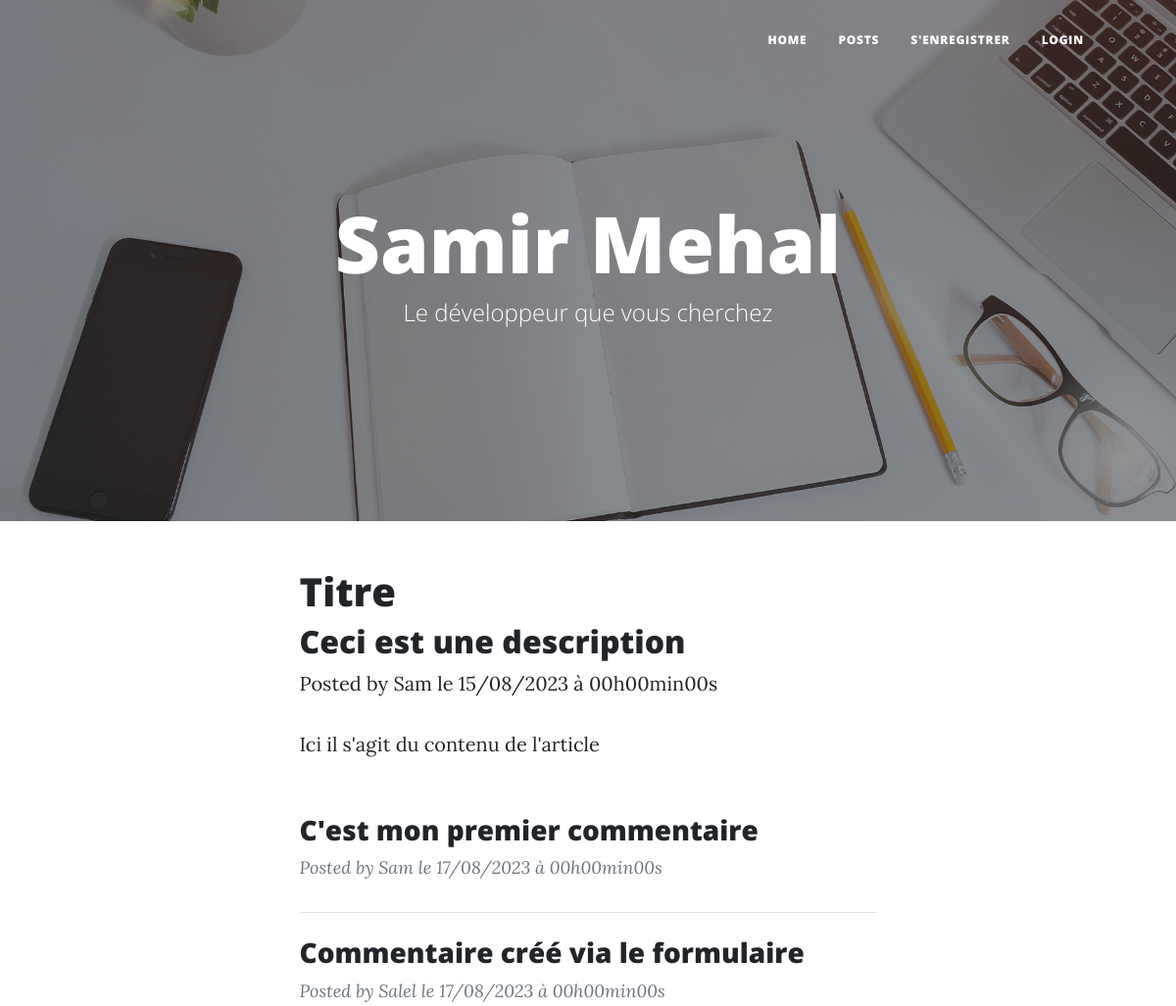
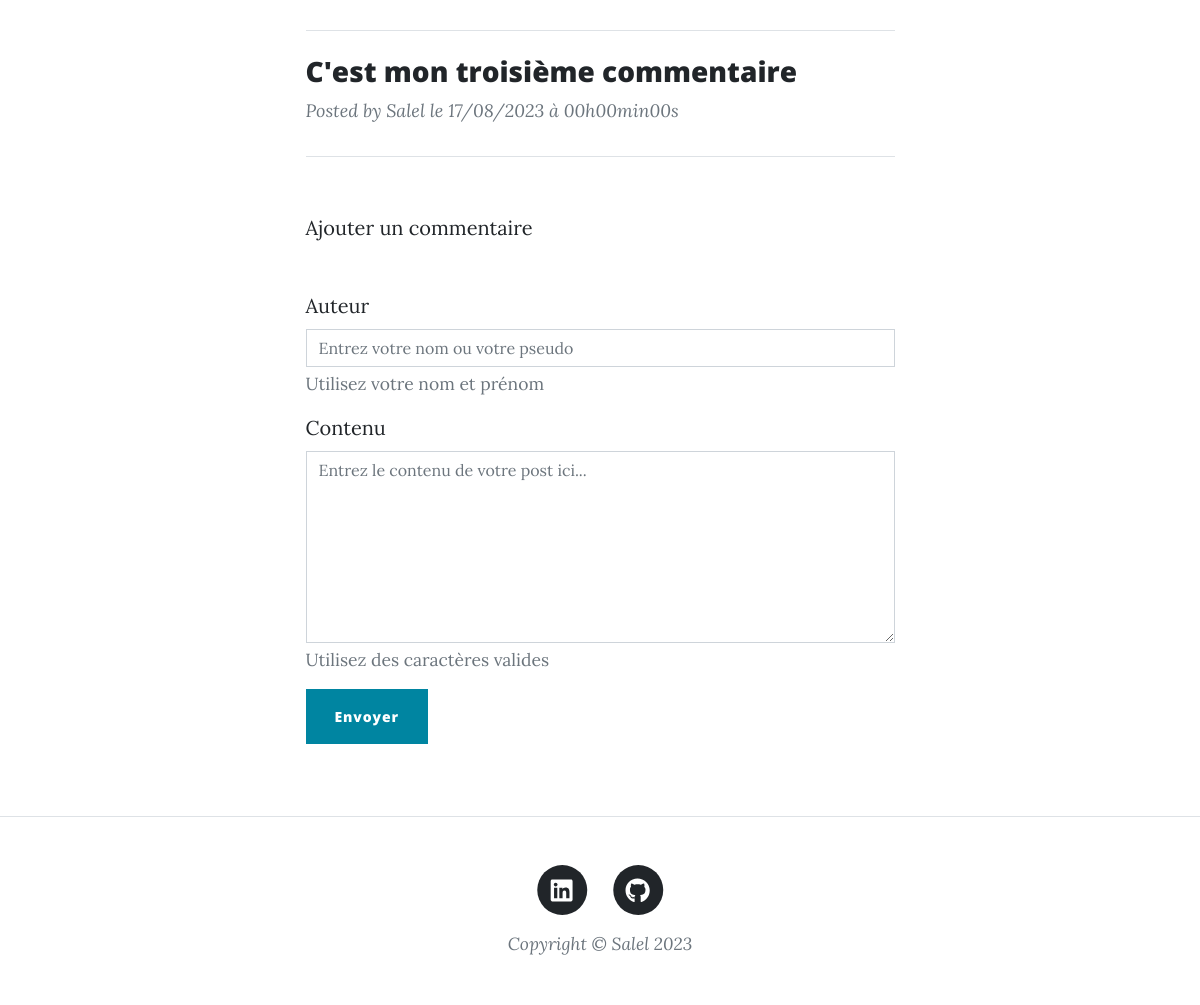
Page /index.php?action=post&id=1 on the committed database (2 pictures, top to bottom).
### tables this page shows
CREATE TABLE `posts` (
  `id` int(11) NOT NULL,
  `title` varchar(128) NOT NULL,
  `description` varchar(512) NOT NULL,
  `content` varchar(4096) NOT NULL,
  `author` varchar(128) NOT NULL,
  `date_of_creation` datetime NOT NULL,
  `loggedUser` varchar(128) NOT NULL
);

CREATE TABLE `comments` (
  `id` int(11) NOT NULL,
  `content` varchar(2048) NOT NULL,
  `date_of_creation` datetime NOT NULL,
  `author` varchar(256) NOT NULL,
  `statut` varchar(32) NOT NULL DEFAULT 'Pending',
  `id_post` int(11) NOT NULL
);

### controllers/posts.php (called while the page is built, shortened)
<?php
require_once('models/posts.php');
function post(string $identifier, $input) {
	$postRepository = new PostRepository();
    $post = $postRepository->getPost($identifier);
    require('templates/getpost.php');
}

### models/posts.php (called while the page is built, shortened)
        <?php
class PostRepository
{
    public ?PDO $database = null;
    public function dbConnect()
	{
    	if ($this->database === null) {
        	$this->database = new PDO(DB::$host_name.DB::$db_name.DB::$charset, DB::$identifiant, DB::$password);
    	}
	}
	public function getPost($identifier): object
	{
        $statement = $this->database->prepare(
		"SELECT id, title, content, author, description, loggedUser, DATE_FORMAT(date_of_creation, '%d/%m/%Y à %Hh%imin%ss') AS creation_date FROM posts WHERE id = ?"
		);
		$statement->execute([$identifier]);
		$row = $statement->fetch();
		$post = new Post();
		$post->id = $row['id'];
        $post->title = $row['title'];
		$post->content = $row['content'];
        $post->author = $row['author'];
		$post->chapo = $row['description'];
		$post->frenchCreationDate = $row['creation_date'];
		$post->loggedUser = $row['loggedUser'];
		return $post;
	}
}
        ?>

### controllers/comments.php (called while the page is built, shortened)
<?php
require_once('models/comments.php');
function comments(string $identifier) {
    $commentRepository = new CommentRepository();
	$comments = $commentRepository->getComments($identifier);
    require('templates/getcomments.php');
}
function addComment(string $identifier, array $input) {
    require('templates/addcomment.php');
}

### models/comments.php (called while the page is built, shortened)
        <?php
class CommentRepository
{
    public ?PDO $database = null;
    public function dbConnect()
	{
    	if ($this->database === null) {
        	$this->database = new PDO(DB::$host_name.DB::$db_name.DB::$charset, DB::$identifiant, DB::$password);
    	}
	}
	public function getComments(string $identifier): array
	{
    	$statement = $this->database->prepare(
        	"SELECT author, content, DATE_FORMAT(date_of_creation, '%d/%m/%Y à %Hh%imin%ss') AS french_creation_date FROM comments WHERE id_post = ? AND statut = ?"
    	);
    	$statement->execute([$identifier, 'Validate']);
    	$comments = [];
    	while (($row = $statement->fetch())) {
        	$comment = new Comment();
            $comment->author = $row['author'];
        	$comment->frenchCreationDate = $row['french_creation_date'];
        	$comment->content = $row['content'];
        	$comments[] = $comment;
    	}
    	return $comments;
	}
}
        ?>

### templates/getcomments.php (the view, shortened to what this page needs)
<div class="container px-4 px-lg-5">
    <div class="row gx-4 gx-lg-5 justify-content-center">
        <div class="col-md-10 col-lg-8 col-xl-7">
            <?php
             foreach ($comments as $comment) {
         ?>
                <div class="post-preview">
                                <h3 class="post-subtitle">
                                    <?php echo htmlspecialchars($comment->content); ?>
                                </h3>
                            <p class="post-meta">
                                Posted by <?php echo htmlspecialchars($comment->author); ?>
                                le <?php echo $comment->frenchCreationDate; ?>
                            </p>
                        </div>
                        <hr class="my-4" />
         <?php
         }
         ?>
        </div>
    </div>
</div>

### index.php (shortened to what this page needs)
<?php
require('controllers/posts.php');
require('controllers/comments.php');
if (isset($_GET['action']) && $_GET['action'] !== '') {
    if ($_GET['action'] === 'login') {
        logIn($_POST);
    } elseif ($_GET['action'] === 'register') {
        addUser($_POST);
    } elseif ($_GET['action'] === 'posts') {
        posts();
    } elseif ($_GET['action'] === 'post') {
    	if (isset($_GET['id']) && $_GET['id'] > 0) {
        	$identifier = $_GET['id'];
        	post($identifier, $_POST);
    	} else {
        	echo 'Erreur : aucun identifiant envoyé';
        	die;
    	}
	} elseif ($_GET['action'] === 'addpost') {
    	addPost($_POST);
	} elseif ($_GET['action'] === 'admin') {
    	commentsAdmin();
	} elseif ($_GET['action'] === 'deconnect') {
    	deconnect();
	} else {
    	echo "Erreur 404 : la page que vous recherchez n'existe pas.";
	}
} else {
	require('templates/homepage.php');
}

### templates/getpost.php (shortened to what this page needs)
        <article class="mb-4">
            <div class="container px-4 px-lg-5">
                <div class="row gx-4 gx-lg-5 justify-content-center">
                    <div class="col-md-10 col-lg-8 col-xl-7">
                        <div class="post-heading">
                            <h1>
                                <?php echo htmlspecialchars($post->title); ?>
                            </h1>
                            <h2 class="subheading">
                                <?php echo htmlspecialchars($post->chapo); ?>
                            </h2>
                            <span class="meta">
                                Posted by
                                <?php echo htmlspecialchars($post->author); ?>
                                le <?php echo $post->frenchCreationDate; ?>
                            </span>
                        </div>
                        <p>
                            <?php echo nl2br(htmlspecialchars($post->content)); ?>
                        </p>
                    </div>
                </div>
            </div>
        </article>
        <article class="mb-4">
        <?php comments($post->id); ?>
        <?php addComment($post->id, $input) ?>
        </article>
<?php $content = ob_get_clean(); ?>
<?php require('layout.php') ?>

### templates/addcomment.php (shortened to what this page needs)
<article class="mb-4">
    <div class="container px-4 px-lg-5">
        <div class="row gx-4 gx-lg-5 justify-content-center">
            <div class="col-md-10 col-lg-8 col-xl-7">
                <p>Ajouter un commentaire</p>
                <div class="my-5">
                    <form action="index.php?action=post&id=<?php echo $identifier ?>" method="post">
                        <div class="mb-3">
                            <label for="author" class="form-label">Auteur</label>
                            <input type="author" class="form-control" id="author" name="author" aria-describedby="author-help" placeholder="Entrez votre nom ou votre pseudo" required="required">
                            <div id="author-help" class="form-text">Utilisez votre nom et prénom</div>
                        </div>
                        <div class="mb-3">
                            <label for="content" class="form-label">Contenu</label>
                            <textarea class="form-control" id="content" name="content" placeholder="Entrez le contenu de votre post ici..." style="height: 12rem" required="required"></textarea>
                            <div id="content-help" class="form-text">Utilisez des caractères valides</div>
                        </div>
                        <button type="submit" class="btn btn-primary">Envoyer</button>
                    </form>
                </div>
            </div>
        </div>
    </div>
</article>

### templates/layout.php (shortened to what this page needs)
<!DOCTYPE html>
<html lang="en">
    <head>
        <link href="public/css/styles.css" rel="stylesheet" />
    </head>
    <body>
        <?php require('menu.php'); ?>
        <?php require('header.php'); ?>
        <?= $content ?>
        <?php require('footer.php'); ?>
    </body>
</html>

### templates/menu.php (shortened to what this page needs)
<nav class="navbar navbar-expand-lg navbar-light" id="mainNav">
    <div class="container px-4 px-lg-5">
        <div class="collapse navbar-collapse" id="navbarResponsive">
            <ul class="navbar-nav ms-auto py-4 py-lg-0">
                <li class="nav-item"><a class="nav-link px-lg-3 py-3 py-lg-4" href="index.php">Home</a></li>
                <li class="nav-item"><a class="nav-link px-lg-3 py-3 py-lg-4" href="index.php?action=posts">Posts</a></li>
                <li class="nav-item"><a class="nav-link px-lg-3 py-3 py-lg-4" href="index.php?action=register">S'enregistrer</a></li>
                <?php if (isset($_SESSION['loggedUser'])){ ?>
                    <li class="nav-item"><a class="nav-link px-lg-3 py-3 py-lg-4" href="index.php?action=deconnect">Déconnexion</a></li>
                <?php } else{?>
                    <li class="nav-item"><a class="nav-link px-lg-3 py-3 py-lg-4" href="index.php?action=login">Login</a></li>
                    <?php }?>
            </ul>
        </div>
    </div>
</nav>

### templates/header.php
<header class="masthead" style="background-image: url('public/assets/img/home-bg.jpg')">
    <div class="container position-relative px-4 px-lg-5">
        <div class="row gx-4 gx-lg-5 justify-content-center">
            <div class="col-md-10 col-lg-8 col-xl-7">
                <div class="site-heading">
                    <h1>Samir Mehal</h1>
                    <span class="subheading">Le développeur que vous cherchez</span>
                </div>
            </div>
        </div>
    </div>
</header>

### templates/footer.php (shortened to what this page needs)
<footer class="border-top">
    <div class="container px-4 px-lg-5">
        <div class="row gx-4 gx-lg-5 justify-content-center">
            <div class="col-md-10 col-lg-8 col-xl-7">
                <ul class="list-inline text-center">
                    <li class="list-inline-item">
                        <a href="www.linkedin.com/in/samir-mehal">
                            <span class="fa-stack fa-lg">
                                <i class="fas fa-circle fa-stack-2x"></i>
                                <i class="fab fa-linkedin fa-stack-1x fa-inverse"></i>
                            </span>
                        </a>
                    </li>
                    <li class="list-inline-item">
                        <a href="https://github.com/Salel8">
                            <span class="fa-stack fa-lg">
                                <i class="fas fa-circle fa-stack-2x"></i>
                                <i class="fab fa-github fa-stack-1x fa-inverse"></i>
                            </span>
                        </a>
                    </li>
                </ul>
                <div class="small text-center text-muted fst-italic">Copyright &copy; Salel 2023</div>
            </div>
        </div>
    </div>
</footer>

### rows in the picture
posts: title "Titre", description "Ceci est une description", author "Sam", content "Ici il s'agit du contenu de l'article"
comments: content "C'est mon premier commentaire", author "Sam", frenchCreationDate "17/08/2023 à 00h00min00s"
comments: content "Commentaire créé via le formulaire", author "Salel", frenchCreationDate "17/08/2023 à 00h00min00s"
comments: content "C'est mon troisième commentaire", author "Salel", frenchCreationDate "17/08/2023 à 00h00min00s"

### other values in the picture
$post->frenchCreationDate "15/08/2023 à 00h00min00s"
